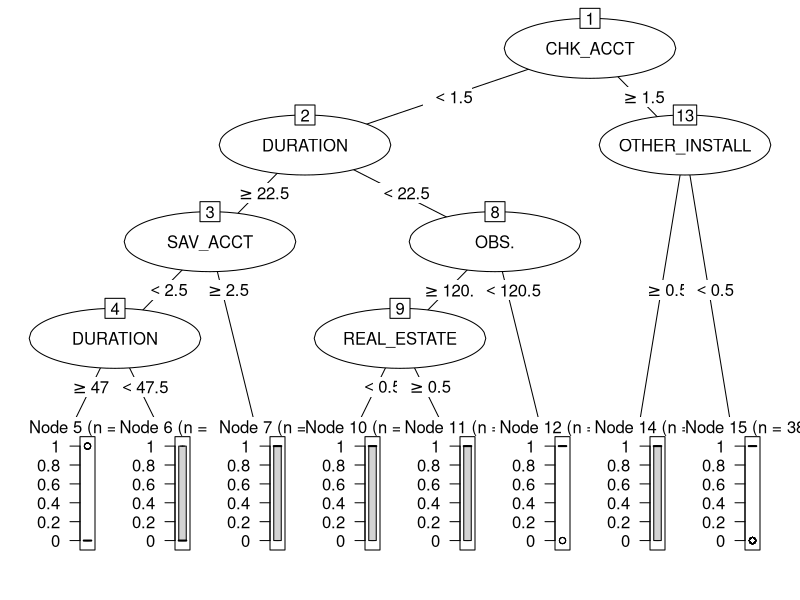
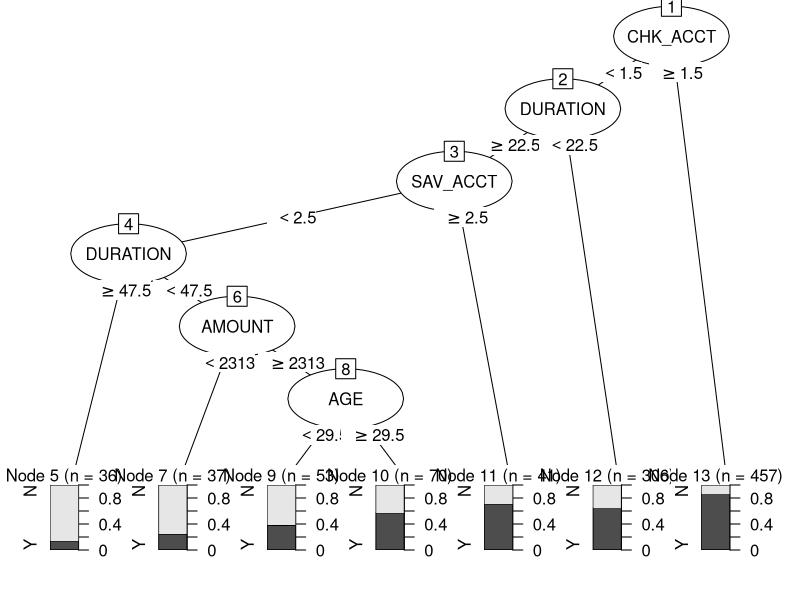

The R source for these figures, in order:
library(rpart)
library(partykit)

data = read.csv("DT-Credit.csv", header=TRUE, sep=";")
str(data)
attach(data)

DT_Model <- rpart(RESPONSE~., data=data, control=rpart.control(minsplit=60, minbucket=30, maxdepth=4 )) 

plot(as.party(DT_Model))
print(DT_Model)

Target=ifelse(RESPONSE==1, "Y", "N")

data <- data.frame(data, Target)

str(data)

data1 <- data[,-32]

DT_Model1 <- rpart(Target~., data=data1, control=rpart.control(minsplit=60, minbucket=30, maxdepth=8 ))

plot(as.party(DT_Model1))
print(DT_Model1)
